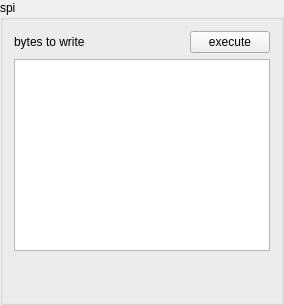
            <widget class="QGroupBox" name="groupBox_3">
             <property name="title">
              <string>spi</string>
             </property>
             <layout class="QGridLayout" name="gridLayout_2">
              <item row="0" column="0">
               <widget class="QLabel" name="label_7">
                <property name="text">
                 <string>bytes to write</string>
                </property>
               </widget>
              </item>
              <item row="0" column="1">
               <layout class="QHBoxLayout" name="horizontalLayout_2">
                <item>
                 <spacer name="horizontalSpacer">
                  <property name="orientation">
                   <enum>Qt::Orientation::Horizontal</enum>
                  </property>
                  <property name="sizeHint" stdset="0">
                   <size>
                    <width>40</width>
                    <height>20</height>
                   </size>
                  </property>
                 </spacer>
                </item>
                <item>
                 <widget class="QPushButton" name="SpiExecute">
                  <property name="text">
                   <string>execute</string>
                  </property>
                 </widget>
                </item>
               </layout>
              </item>
              <item row="2" column="1">
               <spacer name="verticalSpacer_2">
                <property name="orientation">
                 <enum>Qt::Orientation::Vertical</enum>
                </property>
                <property name="sizeHint" stdset="0">
                 <size>
                  <width>20</width>
                  <height>40</height>
                 </size>
                </property>
               </spacer>
              </item>
              <item row="1" column="0" colspan="2">
               <widget class="QTextEdit" name="SpiBytesToSend"/>
              </item>
             </layout>
            </widget>
